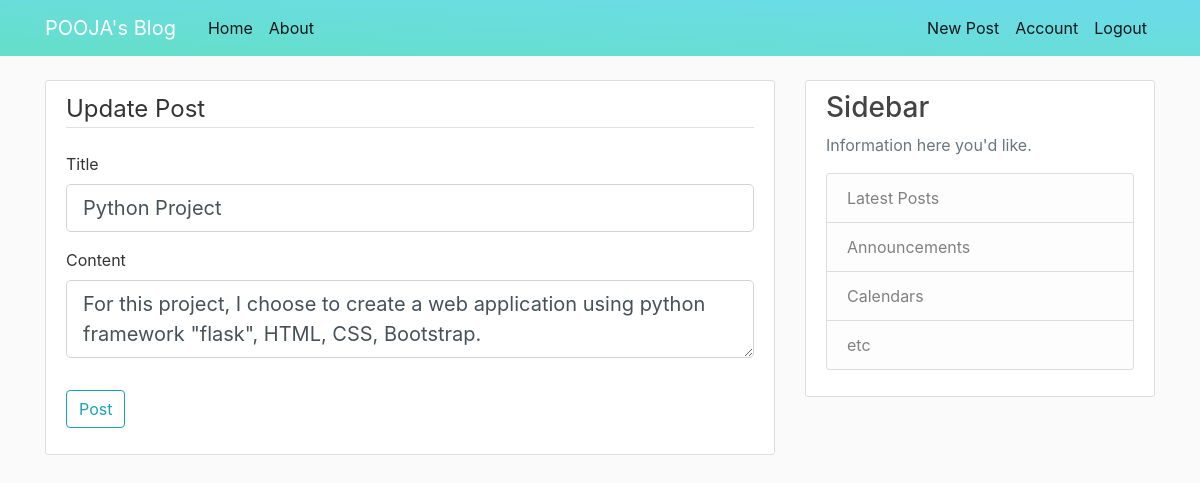
Page /post/9/update (signed in) on the committed database.
### flaskblog/models.py (models this page shows, shortened)
class Post(db.Model):
    id = db.Column(db.Integer, primary_key=True)
    title = db.Column(db.String(100), nullable=False)
    date_posted = db.Column(db.DateTime, nullable=False, default=datetime.utcnow)
    content = db.Column(db.Text, nullable=False)
    user_id = db.Column(db.Integer, db.ForeignKey('user.id'), nullable=False)

### flaskblog/routes.py (the view)
@app.route("/post/<int:post_id>/update", methods=['GET', 'POST'])
@login_required
def update_post(post_id):
    post = Post.query.get_or_404(post_id)
    if post.author != current_user:
        abort(403)
    form = PostForm()
    if form.validate_on_submit():
        post.title = form.title.data
        post.content = form.content.data
        db.session.commit()
        flash('Your post has been updated!', 'success')
        return redirect(url_for('post', post_id=post.id))
    elif request.method == 'GET':
        form.title.data = post.title
        form.content.data = post.content
    return render_template('create_post.html', title='Update Post',
                           form=form, legend='Update Post')

### flaskblog/forms.py
class PostForm(FlaskForm):
    title = StringField('Title', validators=[DataRequired()])
    content = TextAreaField('Content', validators=[DataRequired()])
    submit = SubmitField('Post')

### flaskblog/models.py (called while the page is built)
@login_manager.user_loader
def load_user(user_id):
    return User.query.get(int(user_id))

### flaskblog/templates/create_post.html (shortened to what this page needs)
{% extends "layout.html" %}
{% block content %}
<div class="content-section">
    <form method="POST" action="">
        <fieldset class="form-group">
            <legend class="border-bottom mb-4">{{ legend }}</legend>
            <div class="form-group">
                {{ form.title.label(class="form-control-label") }}
                {% if form.title.errors %}
                    {{ form.title(class="form-control form-control-lg is-invalid") }}
                    <div class="invalid-feedback">
                        {% for error in form.title.errors %}
                            <span>{{ error }}</span>
                        {% endfor %}
                    </div>
                {% else %}
                    {{ form.title(class="form-control form-control-lg") }}
                {% endif %}
            </div>
            <div class="form-group">
                {{ form.content.label(class="form-control-label") }}
                {% if form.content.errors %}
                    {{ form.content(class="form-control form-control-lg is-invalid") }}
                    <div class="invalid-feedback">
                        {% for error in form.content.errors %}
                            <span>{{ error }}</span>
                        {% endfor %}
                    </div>
                {% else %}
                    {{ form.content(class="form-control form-control-lg") }}
                {% endif %}
            </div>
        </fieldset>
        <div class="form-group">
            {{ form.submit(class="btn btn-outline-info") }}
        </div>
    </form>
</div>
{% endblock content %}

### flaskblog/static/main.css (style rules this page uses)
body { background: #fafafa; color: #333333; margin-top: 5rem; }
.content-section { background: #ffffff; padding: 10px 20px; border: 1px solid #dddddd; border-radius: 3px; margin-bottom: 20px; }

### rows in the picture
Post: title "Python Project", content "For this project, I choose to create a web application using python framework \"flask\", HTML, CSS, Bootstrap."

### other values in the picture
{{ legend }} "Update Post"
